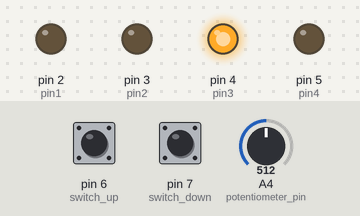
Recording of a sketch running on a simulated Arduino Uno, built with avr-gcc and run on an emulated ATmega328P. On the bench: output pins drawn as LEDs (lit = HIGH). Inputs (shaded band) come from the test bench; at power-on: A4 (potentiometer_pin) = 512, pin 6 (switch_up) LOW, pin 7 (switch_down) LOW.

Above: at 1.4 s.
1.5 s: A4 (potentiometer_pin) set to 0
At 3.1 s:
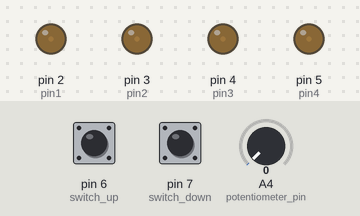
4.2 s: A4 (potentiometer_pin) set to 122
At 4.38 s:
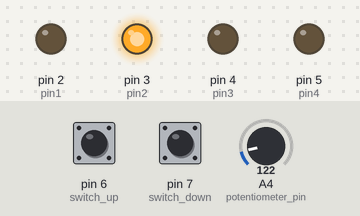
At 4.74 s:
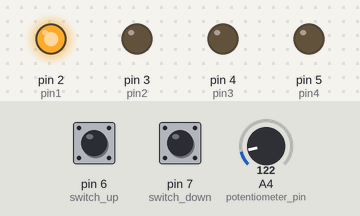
7.7 s: A4 (potentiometer_pin) set to 306
Timing chart, 0 to 17.2 s (numbered marks = the images above; inputs shaded):
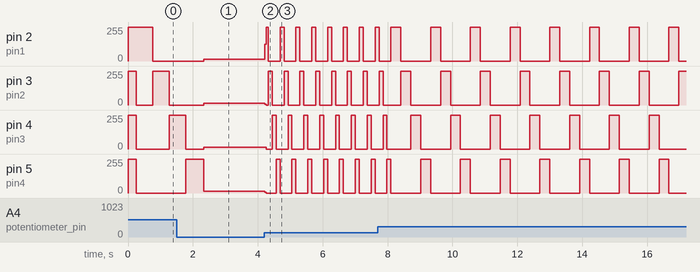

Measured:
- after the input at 4.2 s, pin 2 (pin1): 12/255 → 126/255 at once, then moves between 0/255 and 255/255, repeating every 0.49 s; pin 4 (pin3): 12/255 → 0/255 after 0.06 s, then repeats every 0.49 s: 255/255 0.12 s, 0/255 0.37 s; pin 5 (pin4): 13/255 → 7/255 at once, then repeats every 0.43 s: 0/255 0.31 s, 255/255 0.12 s

The sketch:

micro3.ino
```cpp
/*========================================================*/
/*
  Micro project 3:
*/
/*========================================================*/

/*------- Hardware configuration -------*/
const int  switch_up = 6;
const int  switch_down = 7;
const int  potentiometer_pin = A4;

int  switch_up_state = 0;
int  switch_down_state = 0;
int  pin1 = 2;
int  pin2 = 3;
int  pin3 = 4;
int  pin4 = 5;
int  on_duration = 140;

/* Initializization code (run once via call from Arduino framework) */
void setup() {
  // establish direction of pins we are using for LEDs
  pinMode(pin1, OUTPUT);
  pinMode(pin2, OUTPUT);
  pinMode(pin3, OUTPUT);
  pinMode(pin4, OUTPUT);
  pinMode(switch_up, INPUT);
  pinMode(switch_down, INPUT);
  pinMode(potentiometer_pin, INPUT);

  // Turn on all pins at once so we know they are alive and hooked up right
  digitalWrite(pin1, HIGH);
  digitalWrite(pin2, HIGH);
  digitalWrite(pin3, HIGH);
  digitalWrite(pin4, HIGH);
  delay(250);
  digitalWrite(pin1, LOW);
  digitalWrite(pin2, LOW);
  digitalWrite(pin3, LOW);
  digitalWrite(pin4, LOW);
}

/* Main routine (called repeated by from the Arduino framework) */
void loop() {

  //Read the switches statuses
 switch_up_state = digitalRead(switch_up);
 switch_down_state = digitalRead(switch_down);

 if (switch_up_state == HIGH) {
   switch_down_state = LOW;
   pin1 = 2;
   pin2 = 3;
   pin3 = 4;
   pin4 = 5;

 }
 else if (switch_down_state == HIGH) {
   switch_up_state = LOW;
   pin1 = 5;
   pin2 = 4;
   pin3 = 3;
   pin4 = 2;
 }

  //Read the potentiometer status
  int val = analogRead(potentiometer_pin);
  on_duration = val;
  //on_duration = map(val, 0, 1023, 35, 1000);

 digitalWrite(pin1, HIGH); delay(on_duration); digitalWrite(pin1, LOW);
 digitalWrite(pin2, HIGH); delay(on_duration); digitalWrite(pin2, LOW);
 digitalWrite(pin3, HIGH); delay(on_duration); digitalWrite(pin3, LOW);
 digitalWrite(pin4, HIGH); delay(on_duration); digitalWrite(pin4, LOW);

  /*
    Concerns:
    1. Because The loop has to wait all the delays before reading the switch state again, the direction of the leds doesn't change automatically when pressed (with slow speed).
  */

}  // end loop()
```
